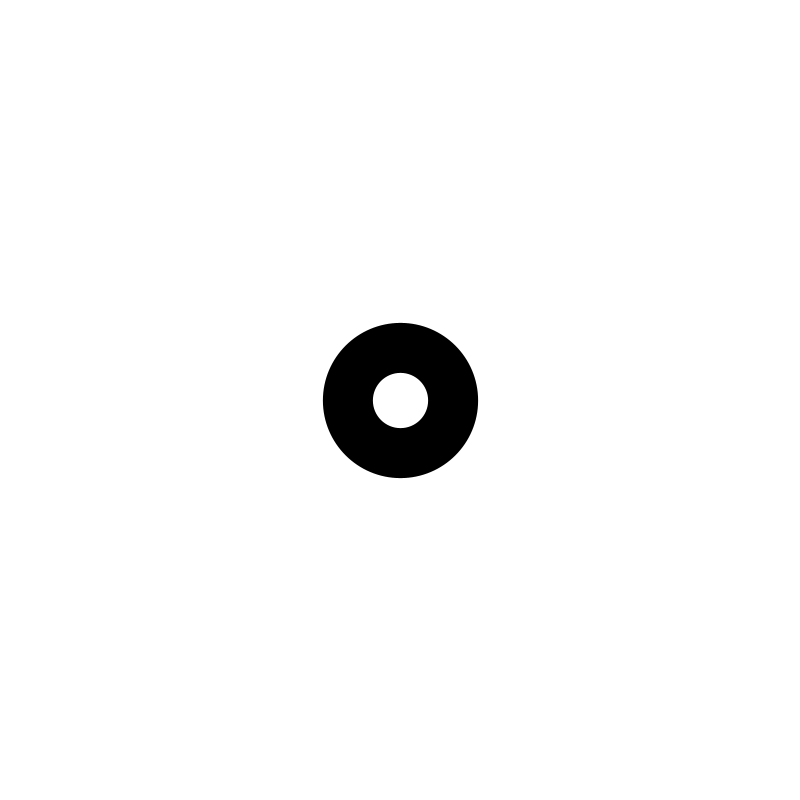
Frame 1 (no input)
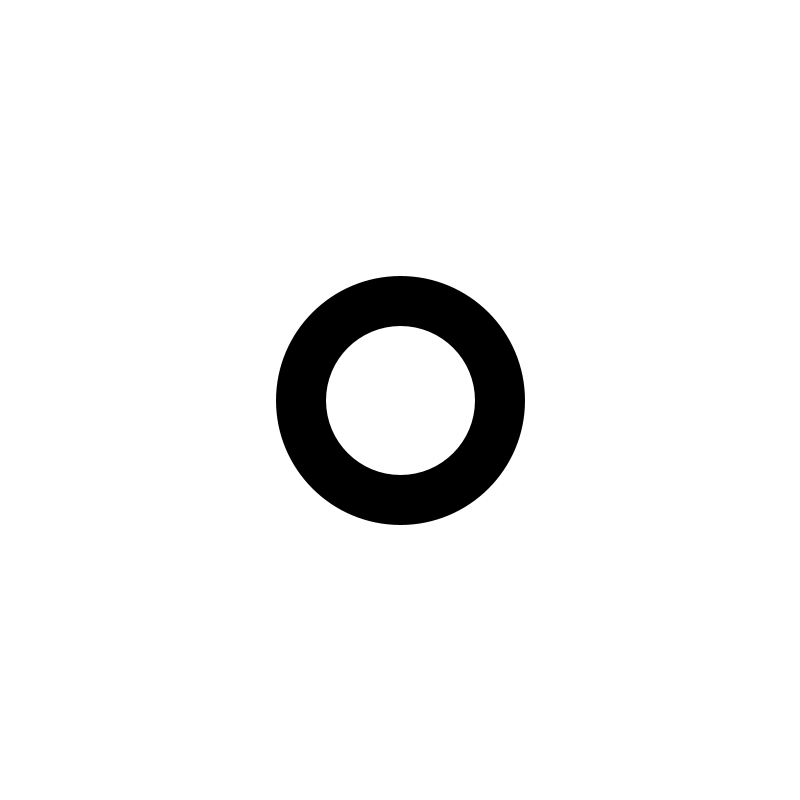
Frame 60 (the mouse pressed at the canvas centre just before this capture)
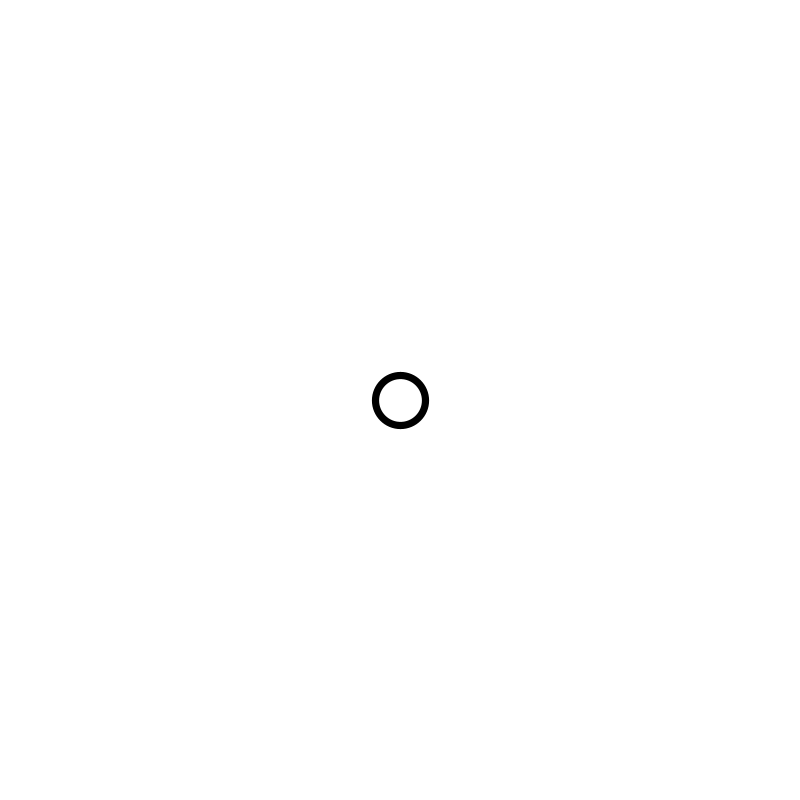
Frame 120 (the mouse held since frame 60 and released just before this capture)

The Processing sketch that drew these frames (run headless with seeded random() and noise(); from frame 60 on, the mouse is pressed at the canvas centre):

// Processing sketch: circleStrokeWeight
// ── circleStrokeWeight.pde
void setup() {
  size(800, 800);
  background(255);
  stroke(0);
  fill(0);
  pixelDensity(2); 
}

void draw() {
  background(255);
  float wave = 100 * sin((PI / 2)* sin(frameCount / 30.0) ) + 100;
  strokeWeight(abs(wave));
  noFill();
  ellipse( width/2, height/2, 50, 50); 
}
